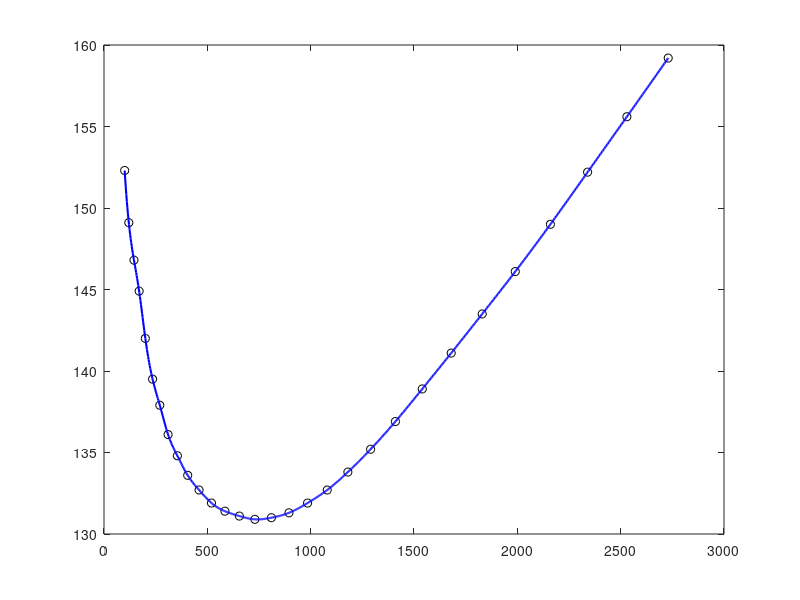

MATLAB code for this plot: (Note: this script raises an error after producing the figure.)
clc;
clear;
close all;

% Datos
f = [100 120 145 170 200 235 270 310 355 405 460 520 585 655 ...
    730 810 895 985 1080 1180 1290 1410 1540 1680 1830 ...
    1990 2160 2340 2530 2730];

Z = [152.3 149.1 146.8 144.9 142.0 139.5 137.9 136.1 134.8 ...
    133.6 132.7 131.9 131.4 131.1 130.9 131.0 131.3 131.9 ...
    132.7 133.8 135.2 136.9 138.9 141.1 143.5 146.1 149.0 ...
    152.2 155.6 159.2];

% Umbral
Zth = 150;

% Spline cubico
x = linspace(min(f),max(f),1000);

y = spline(f,Z,x);

% Grafica
figure

plot(f,Z,'ko')
hold on

plot(x,y,'b','LineWidth',1.5)

yline(Zth,'r--')

title('Raices usando spline cubico')
xlabel('Frecuencia (Hz)')
ylabel('|Z| (Ohm)')

grid on

% Raices aproximadas
r1 = interp1(Z(1:2),f(1:2),150);

r2 = interp1(Z(27:28),f(27:28),150);

% Mostrar raices
plot(r1,Zth,'ro')
plot(r2,Zth,'ro')

fprintf('Raiz 1 = %.4f Hz\n',r1);

fprintf('Raiz 2 = %.4f Hz\n',r2);
